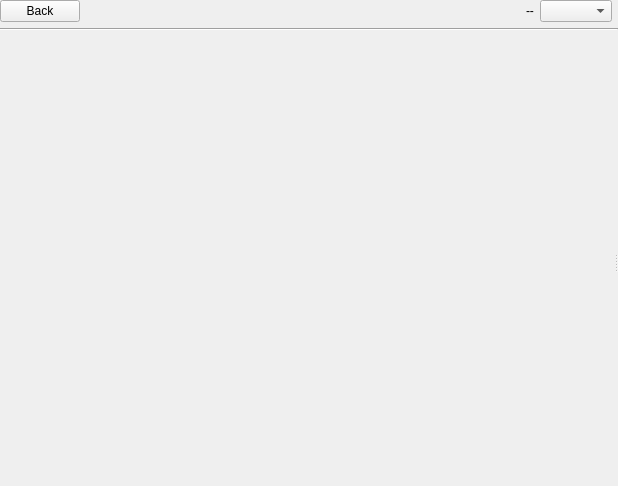
<?xml version="1.0" encoding="UTF-8"?>
<ui version="4.0">
 <class>ReosTimeSeriesVariableTimeStepWidget</class>
 <widget class="QWidget" name="ReosTimeSeriesVariableTimeStepWidget">
  <property name="geometry">
   <rect>
    <x>0</x>
    <y>0</y>
    <width>618</width>
    <height>486</height>
   </rect>
  </property>
  <property name="windowTitle">
   <string>Gauged Hydrographs</string>
  </property>
  <layout class="QVBoxLayout" name="verticalLayout" stretch="0,0,1">
   <property name="leftMargin">
    <number>0</number>
   </property>
   <property name="topMargin">
    <number>0</number>
   </property>
   <property name="rightMargin">
    <number>0</number>
   </property>
   <property name="bottomMargin">
    <number>0</number>
   </property>
   <item>
    <layout class="QHBoxLayout" name="mainHeaderLayout">
     <item>
      <widget class="QPushButton" name="mBackButton">
       <property name="text">
        <string>Back</string>
       </property>
      </widget>
     </item>
     <item>
      <widget class="QWidget" name="mWidgetProviderToolBar" native="true">
       <property name="sizePolicy">
        <sizepolicy hsizetype="Minimum" vsizetype="Preferred">
         <horstretch>0</horstretch>
         <verstretch>0</verstretch>
        </sizepolicy>
       </property>
       <property name="minimumSize">
        <size>
         <width>0</width>
         <height>0</height>
        </size>
       </property>
      </widget>
     </item>
     <item>
      <spacer name="horizontalSpacer">
       <property name="orientation">
        <enum>Qt::Horizontal</enum>
       </property>
       <property name="sizeHint" stdset="0">
        <size>
         <width>40</width>
         <height>20</height>
        </size>
       </property>
      </spacer>
     </item>
     <item>
      <widget class="QLabel" name="mCurrentTimeSeriesLabel">
       <property name="text">
        <string notr="true">--</string>
       </property>
      </widget>
     </item>
     <item>
      <widget class="QComboBox" name="mComboBoxTimeSeriesName">
       <property name="sizeAdjustPolicy">
        <enum>QComboBox::AdjustToContents</enum>
       </property>
      </widget>
     </item>
     <item>
      <widget class="QWidget" name="mWidgetToolBar" native="true">
       <property name="sizePolicy">
        <sizepolicy hsizetype="Minimum" vsizetype="Preferred">
         <horstretch>0</horstretch>
         <verstretch>0</verstretch>
        </sizepolicy>
       </property>
      </widget>
     </item>
    </layout>
   </item>
   <item>
    <widget class="Line" name="line">
     <property name="orientation">
      <enum>Qt::Horizontal</enum>
     </property>
    </widget>
   </item>
   <item>
    <widget class="QSplitter" name="splitter">
     <property name="orientation">
      <enum>Qt::Horizontal</enum>
     </property>
     <widget class="ReosPlotWidget" name="plotWidget" native="true"/>
     <widget class="QWidget" name="mEditingWidget" native="true">
      <layout class="QVBoxLayout" name="mEditingWidgetLayout">
       <property name="spacing">
        <number>6</number>
       </property>
       <property name="leftMargin">
        <number>0</number>
       </property>
       <property name="topMargin">
        <number>0</number>
       </property>
       <property name="rightMargin">
        <number>0</number>
       </property>
       <property name="bottomMargin">
        <number>0</number>
       </property>
      </layout>
     </widget>
    </widget>
   </item>
  </layout>
 </widget>
 <customwidgets>
  <customwidget>
   <class>ReosPlotWidget</class>
   <extends>QWidget</extends>
   <header>reosplotwidget.h</header>
   <container>1</container>
  </customwidget>
 </customwidgets>
 <resources/>
 <connections/>
</ui>
